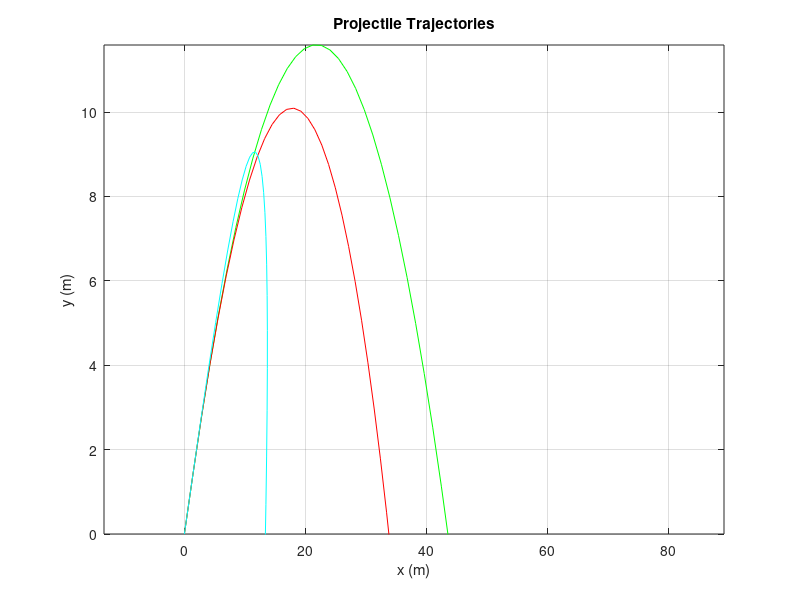

MATLAB code for this plot: (Note: this script raises an error after producing the figure.)
clear all;

%%%%% Konstanter %%%%%
g = 9.82;                % Tyngdacceleration g [m/s^2]
m = 0.145;               % Massa m [kg]
r = 0.0366;              % Radie r [m]

angle = 45;              % angle in degrees
theta = angle*pi/180;    % convert to radians

%%%%% Konstanter luftmotstand %%%%%
A = r.^2*pi;             % Arean A [m^2]
C = 0.5;
p = 1.2;                 % Densiteten p []
D = (p*C*A)/2;

% Konstanter
v0 = 20;                 % initial hastigheten
x(1) = 0;y(1) = 0;
x_u(1) = 0;y_u(1) = 0;

t0 = 0;                  % starttid
tf = 6.333 ;             % sluttid
deltaT = 0.1;           % tidssteg
t=t0:deltaT:tf ;         % tidsvektorn

len=length(t);
v=zeros(1, len);
% allokerar minne for resultatvektorerna 
ax=zeros(1, len);ay=zeros(1, len);
vx=zeros(1, len);vy=zeros(1, len);
x=zeros(1, len); y=zeros(1, len);

ax_u= zeros(1, len);ay_u= zeros(1, len);
vx_u=zeros(1, len); vy_u=zeros(1, len);
x_u=zeros(1, len);  y_u=zeros(1, len);

ax_v= zeros(1, len);ay_v= zeros(1, len);
vx_v=zeros(1, len); vy_v=zeros(1, len);
x_v=zeros(1, len);  y_v=zeros(1, len);

v(1) = v0*sin(theta);          %

% Start hastigheten
vx(1)   = v0*cos(theta);  vy(1) = v0*sin(theta);
vx_u(1) = v0*cos(theta);vy_u(1) = v0*sin(theta);
vx_v(1) = v0*cos(theta);vy_v(1) = v0*sin(theta);

% Parametrar for vind
% vindens hastighet
U = 20;
% vindens vinkel
Uang = 0;
 
% N = 100;
% tmax = N*deltaT;

%%

% for n = 1:1000
for n = 2:len
  
    
    %----------------------------------
    % Utan luftmotstand
    % Acceleration
    ax_u(n) = 0;
    ay_u(n) = -g;
    % Hastighet
    vx_u(n) = vx_u(n-1) + ax_u(n-1)*deltaT;
    vy_u(n) = vy_u(n-1) + ay_u(n-1)*deltaT;
    % Position
    x_u(n) = x_u(n-1) + vx_u(n-1)*deltaT + 0.5*ax_u(n-1)*deltaT^2;
    y_u(n) = y_u(n-1) + vy_u(n-1)*deltaT + 0.5*ay_u(n-1)*deltaT^2;
    
    %----------------------------------
    % Med Luftmotstand
    % Acceleratioen
    ax(n) =    -(D/m) * sqrt(vx(n-1)^2 + vy(n-1)^2)*vx(n-1);
    ay(n) = -g -(D/m) * sqrt(vx(n-1)^2 + vy(n-1)^2)*vy(n-1);
%var1    ax(n) = (D*vx(n-1)*(sqrt(vx(n-1)^2+vy(n-1)^2)))/m;
%var1    ay(n) = (D*vx(n-1)*(sqrt(vx(n-1)^2+vy(n-1)^2))-(m*g))/m;
    
    % Berknar hastigheten
    vx(n) = vx(n-1) + ax(n-1)*deltaT;
    vy(n) = vy(n-1) + ay(n-1)*deltaT;
    % Berknar den nya positionen 
    x(n) = x(n-1) + vx(n-1)*deltaT + 0.5*ax(n-1)*deltaT^2;
    y(n) = y(n-1) + vy(n-1)*deltaT + 0.5*ay(n-1)*deltaT^2;  
    %----------------------------------
    % Med Luftmotstand och vind
    % Berakningar for vinden
    vf2 = (vx_v(n-1) + U*cos(Uang))^2 + (vy_v(n-1) + U*sin(Uang))^2;      
    vf_ang = atan((vy_v(n-1) + U*sin(Uang))/(vx_v(n-1) + U*cos(Uang)));     
    % Acceleratioen
    ax_v(n) = -(D/m)*vf2*cos(vf_ang);
    ay_v(n) = -g -(D/m)*vf2*sin(vf_ang);
    % Berknar hastigheten
    vx_v(n) = vx_v(n-1) + ax_v(n-1)*deltaT;
    vy_v(n) = vy_v(n-1) + ay_v(n-1)*deltaT;
    % Berknar den nya positionen 
    x_v(n) = x_v(n-1) + vx_v(n-1)*deltaT + 0.5*ax_v(n-1)*deltaT^2;
    y_v(n) = y_v(n-1) + vy_v(n-1)*deltaT + 0.5*ay_v(n-1)*deltaT^2;  
    
    % steglngden
    %t = t + deltaT;
    
    % Avslutar loppen nr y-vardet blir vldigt nra noll 
    if abs(y_u(n)) <= 0.005
        break
    end
end

plot(x_u, y_u, 'g', x, y,'r' , x_v, y_v, 'c');
%plot(t, y,'r' , t, y_u, 'g');
grid on;
hold on;
axis tight;
ylim([0, inf]) % Axelgrans i y-led
xlabel('x (m)');
ylabel('y (m)');
title('Projectile Trajectories');

% Jamfor med ode45 losning
%argument ode45(funktionen, [t0 tf], [x0 ; v0*cos(rad) ;y0 ; v0*sin(rad)])
%options = odeset('RelTol',1*exp(-10),'AbsTol',1*exp(-10));

[t ,u]=ode45(@f_utan,[0, 3],[0 ;20*cos(45*pi/180) ;0 ;20*sin(45*pi/180)]);
% plot the solution for the ode45 with the same arguments
plot(u(:,1), u(:,3), 'g+')

% Jamfor med ode45 losning f?r luftmotstand
%argument ode45(funktionen, [t0 tf], [x0 ; v0*cos(rad) ;y0 ; v0*sin(rad)])
[t ,u_luft]=ode45(@f_luft,[0, 4.5],[0 ; 20*cos(45*pi/180) ;0 ;20*sin(45*pi/180)]);
plot(u_luft(:,1), u_luft(:,3), 'r*')
grid on
%legend('med luftmotst?nd','utan luftmotstand','ode45-utan','ode45-med luft')

% Jamfor med ode45 losning f?r luftmotstand
%argument ode45(funktionen, [t0 tf], [x0 ; v0*cos(rad) ;y0 ; v0*sin(rad)])
[t ,u_vind]=ode45(@f_vind,[0, 4.5],[0 ; 20*cos(45*pi/180) ;0 ;20*sin(45*pi/180)]);
plot(u_vind(:,1), u_vind(:,3), 'b*')


%%
figure;
%title('Acceleration and velocity with drag');
subplot(2,2,1);
plot(t, ax)
xlabel('Time (s)');
ylabel('(m/s^s)');
title('Acceleration x (m/s^2)');

subplot(2,2,2);
plot(t, ay)
xlabel('Time (s)');
ylabel('(m/s^2)');
title('Acceleration y (m/s^2)');

subplot(2,2,3);
plot(t, vx)
xlabel('Time (s)');
ylabel('(m/s)');
title('Velocity x (m/s)');

subplot(2,2,4);
plot(t, vy)
xlabel('Time (s)');
ylabel('(m/s)');
title('Velocity y (m/s)');
%%





